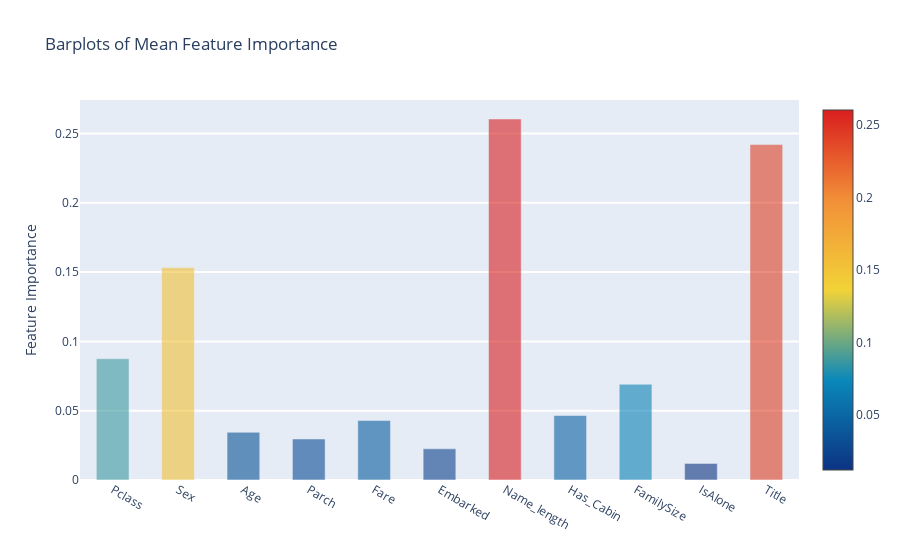

Notebook code cell kept with this figure:
### Code cell
y = feature_dataframe['mean'].values
x = feature_dataframe['features'].values
data = [go.Bar(
            x= x,
             y= y,
            width = 0.5,
            marker=dict(
               color = feature_dataframe['mean'].values,
            colorscale='Portland',
            showscale=True,
            reversescale = False
            ),
            opacity=0.6
        )]

layout= go.Layout(
    autosize= True,
    title= 'Barplots of Mean Feature Importance',
    hovermode= 'closest',
#     xaxis= dict(
#         title= 'Pop',
#         ticklen= 5,
#         zeroline= False,
#         gridwidth= 2,
#     ),
    yaxis=dict(
        title= 'Feature Importance',
        ticklen= 5,
        gridwidth= 2
    ),
    showlegend= False
)
fig = go.Figure(data=data, layout=layout)
py.iplot(fig, filename='bar-direct-labels')

### Figure 1 — Plotly figure (JSON) as saved in the notebook; plotly's stock layout.template omitted (floating-point values rounded to 4 significant figures)
{"data": [{"marker": {"color": [0.0875, 0.1532, 0.03441, 0.02957, 0.04288, 0.02248, 0.2604, 0.04653, 0.06903, 0.01199, 0.242], "colorscale": [[0, "rgb(12,51,131)"], [0.25, "rgb(10,136,186)"], [0.5, "rgb(242,211,56)"], [0.75, "rgb(242,143,56)"], [1, "rgb(217,30,30)"]], "reversescale": false, "showscale": true}, "opacity": 0.6, "type": "bar", "width": 0.5, "x": ["Pclass", "Sex", "Age", "Parch", "Fare", "Embarked", "Name_length", "Has_Cabin", "FamilySize", "IsAlone", "Title"], "y": [0.0875, 0.1532, 0.03441, 0.02957, 0.04288, 0.02248, 0.2604, 0.04653, 0.06903, 0.01199, 0.242]}], "layout": {"autosize": true, "hovermode": "closest", "showlegend": false, "title": {"text": "Barplots of Mean Feature Importance"}, "yaxis": {"gridwidth": 2, "ticklen": 5, "title": {"text": "Feature Importance"}}}}
